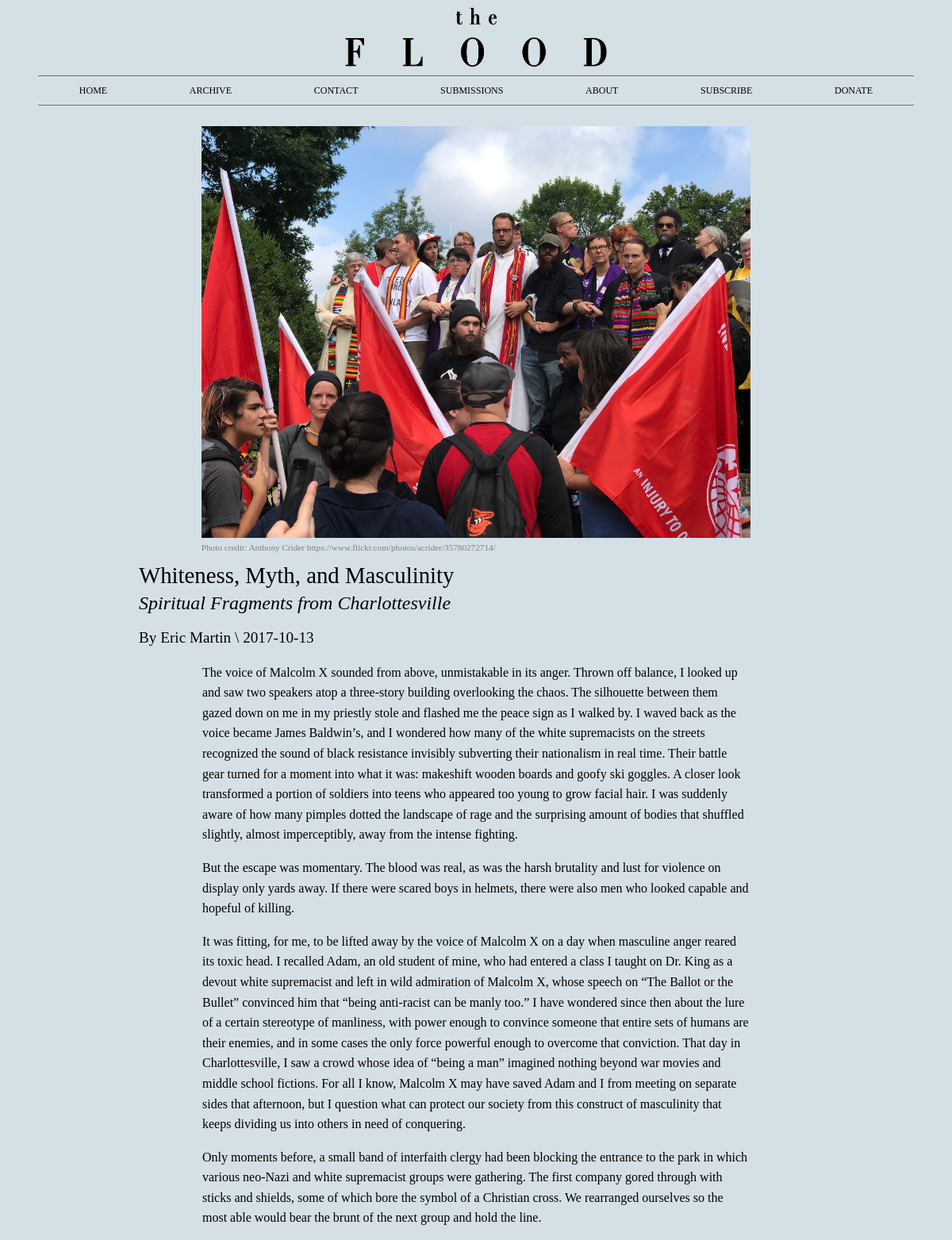
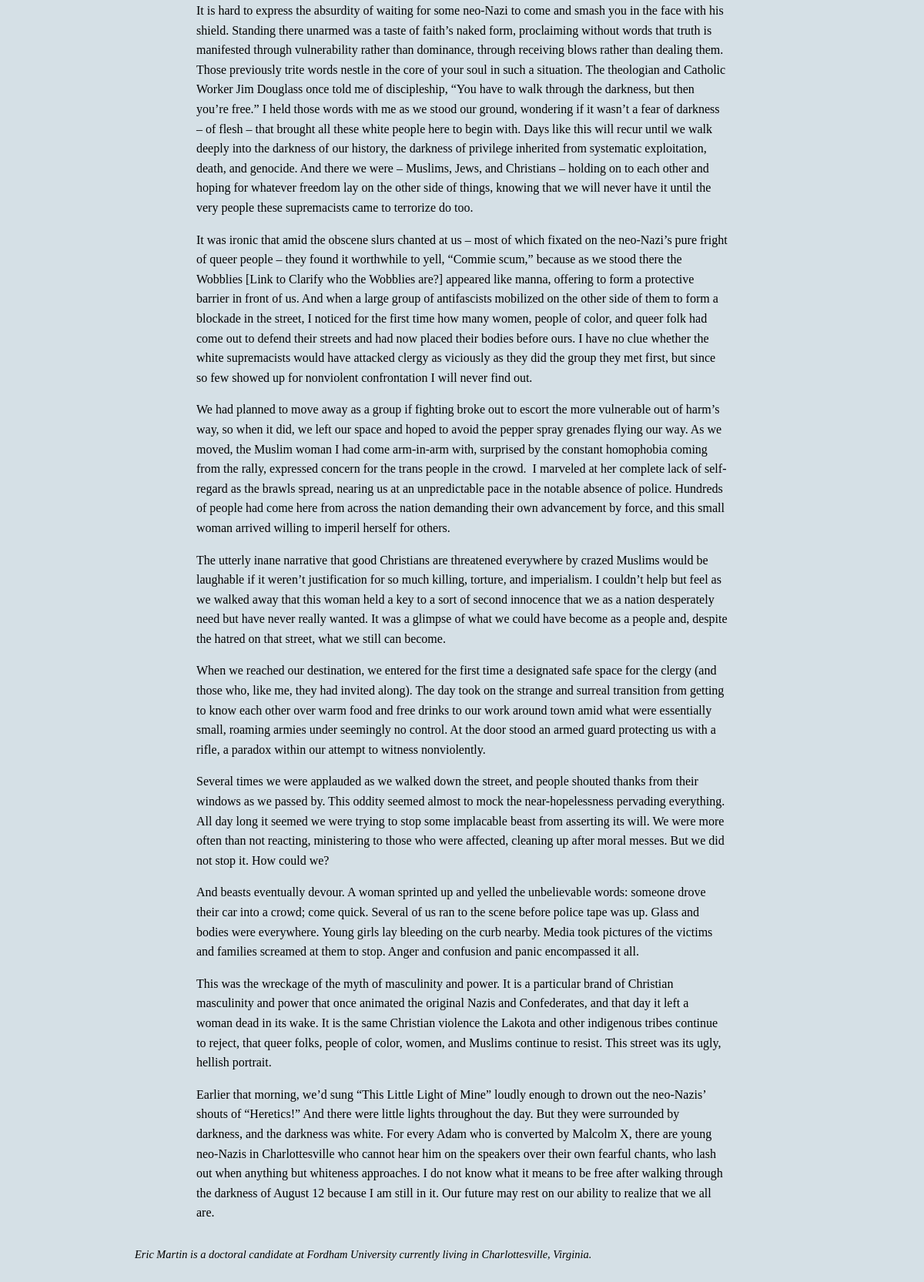
Before: /archive/whiteness-myth-and-masculinity/1 with the older database file (2 pictures, top to bottom).
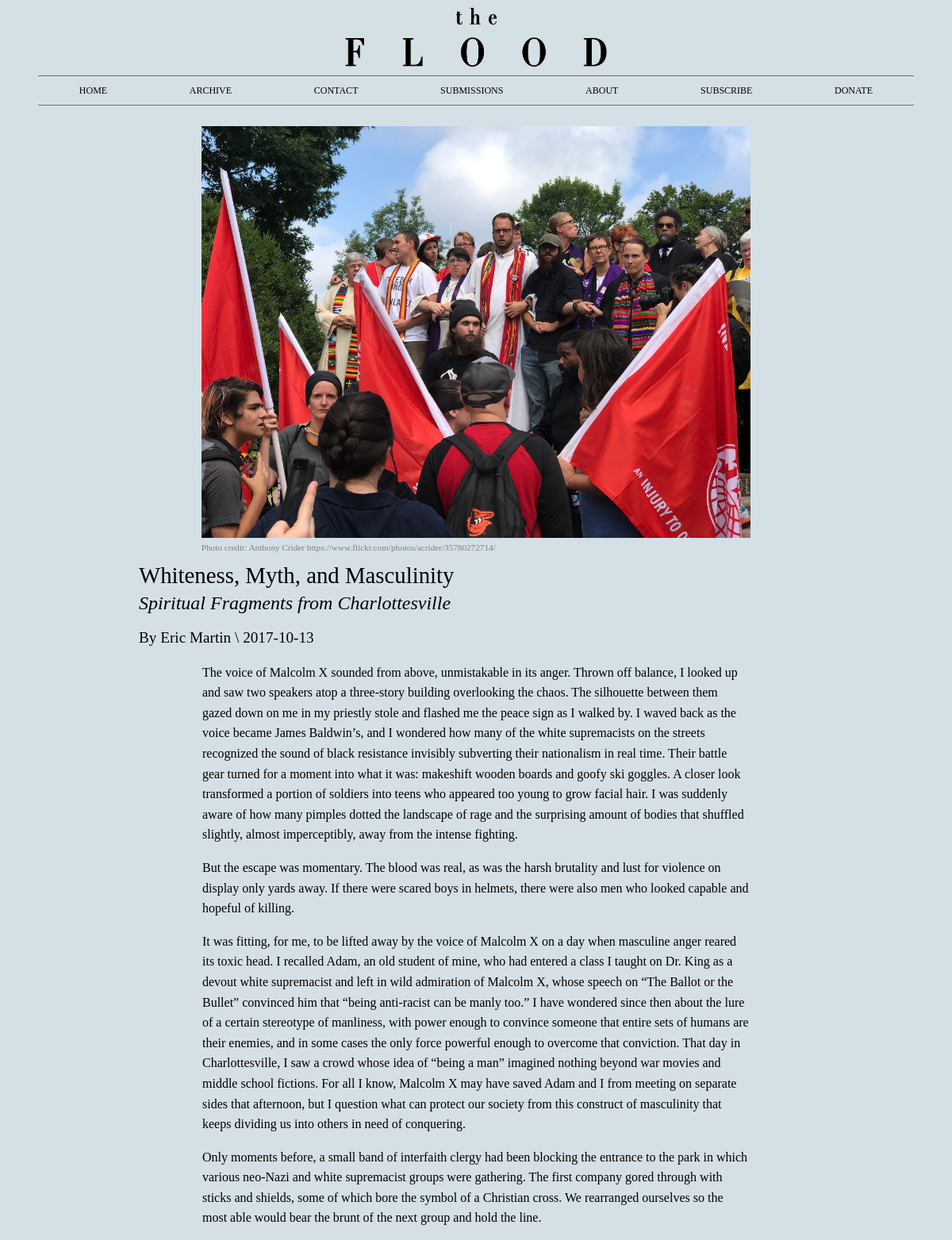
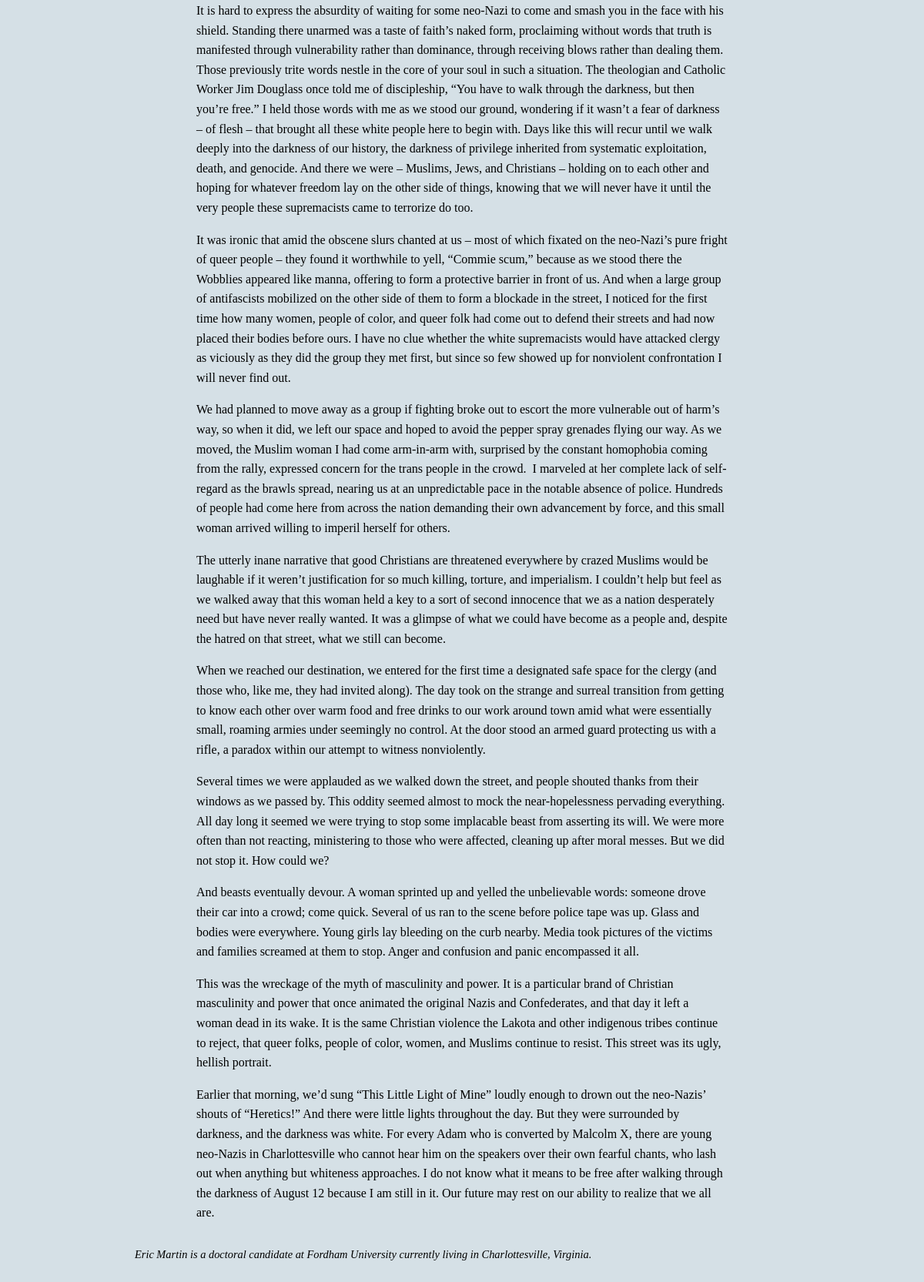
After: the same page with the newer database file (2 pictures, top to bottom).
### database_setup.py (models this page shows, shortened)
class ArticleResource(Base):
    __tablename__ = 'article_resources'
    id = Column(Integer, primary_key=True)
    name = Column(String(255), nullable=False)
    article_id = Column(Integer, ForeignKey('article.id'))
    article = relationship(Article)
    resource_type = Column(String(255), nullable=False)
    is_title_img = Column(Boolean, default=False)
    caption = Column(String(1024))
    resource_location = Column(String(255), nullable=False)

class Article(Base):
    __tablename__ = 'article'
    id = Column(Integer, primary_key=True)
    title = Column(String(1024), nullable=False)
    subtitle = Column(String(1024))
    publish_date = Column(Date, nullable=False, default=today)
    url_desc = Column(String(255), nullable=False)
    html_text = Column(String, nullable=False)
    on_home = Column(Boolean, default=False, index=True)
    featured = Column(Boolean, default=False)
    priority = Column(Integer)
    lead = Column(String)

class Author(Base):
    __tablename__ = 'author'
    id = Column(Integer, primary_key=True)
    name = Column(String(255), nullable=False)
    bio = Column(String)

### floodserver.py (the view)
@app.route('/archive/<string:url_desc>/<int:article_id>')
def showArticle(article_id, url_desc):
    articleToShow = getArticle(article_id)
    image = getTitleImageForArticle(articleToShow.id)
    other_images = getNontitleImagesForArticle(articleToShow.id)
    authors = getAuthorsForArticle(articleToShow.id)
    return render_template(
        'article.html',
        article=articleToShow,
        authors=authors,
        image=image,
        other_images=other_images
    )

### floodserver.py (called while the page is built)
def getArticle(article_id):
    try:
        article = session.query(Article).filter_by(id=article_id).one()
        if article.html_text:
            article.html_text = article.html_text.replace("{{pull:", "}}test:")
        return article
    except:
        return None

def getAuthorsForArticle(article_id):
    authors = session.query(Author).join(ArticleAuthor).filter_by(article_id=article_id).all()
    return authors

def getTitleImageForArticle(article_id):
    try:
        image = session.query(ArticleResource).filter_by(
            article_id=article_id, is_title_img=True
        ).one()
        return image
    except:
        return None

def getNontitleImagesForArticle(article_id):
    try:
        images = session.query(ArticleResource).filter_by(
            article_id=article_id, is_title_img=False
        ).all()
        return images
    except:
        return None

### templates/article.html (shortened to what this page needs)
<!DOCTYPE html>
<html lang="en">
<head>
  <link rel="stylesheet" href="{{url_for('static', filename='styles.css')}}">
  <link rel="stylesheet" href="{{url_for('static', filename='article.css')}}">
</head>
<body>
  {% include 'header.html' %}
  <article>
    {% if image %}
      <section class="header-image">
        <img alt="{{article.title}}" src="{{image.resource_location}}">
        <span class="caption">{{image.caption}}</span>
      </section>
    {% endif %}
    <section class="text">
      <h1>{{article.title}}</h1>
      {% if article.subtitle %}
        <h2>{{article.subtitle}}</h2>
      {% endif %}
      <h3 class="authorAndDate">
        {% if authors %}
          By
          {% for author in authors %}
            {{author.name}} \
          {% endfor %}
        {% endif %}
        {{article.publish_date}}
      </h3>
      <section class="text">
        {{article.html_text|safe}}
      </section>
      <section>
        {% if authors %}
          {% for author in authors %}
            <p class="bio">{{author.bio|safe}}</p>
          {% endfor %}
        {% endif %}
      </section>
    </section>
  </article>
</body>
</html>

### templates/header.html
<!DOCTYPE html>
  <header>
    <a href={{url_for('showHome')}} class="header-title" target="_self">
      <img alt="The Flood" src="/static/images/header.png">
    </a>
    <ul class="nav-bar">
      <li class="home-li"><a href={{url_for('showHome')}} target="_self">Home</a></li>
      <li class="archive-li"><a href={{url_for('showArchive')}} target="_self">Archive</a></li>
      <li class="contact-li"><a href={{url_for('showContact')}} target="_self">Contact</a></li>
      <li class="submissions-li"><a href={{url_for('showSubmissions')}} target="_self">Submissions</a></li>
      <li class="about-li"><a href={{url_for('showAbout')}} target="_self">About</a></li>
      <li class="subscribe-li"><a href={{url_for('showSubscribe')}} target="_self">Subscribe</a></li>
      <li class="donate-li">
        <a href="https://www.patreon.com/thefloodmag" target="_blank">Donate</a>
      </li>
    </ul>
  </header>

### static/styles.css (style rules this page uses)
body * { display: flex; flex-wrap: wrap; }
body { background-color: rgb(213, 224, 230); font-family: 'Droid Serif', serif; }
p { display: block; }
header { display: block; margin: 0 10px; border-bottom: 1px solid rgba(0,0,0,0.5); }
.header-title { display: block; }
.header-title img { width: 90%; max-width: 250px; max-height: 237px; display: block; margin-left: auto; margin-right: auto; }
.nav-bar { list-style-type: none; margin: 10px auto 0 auto; padding: 8px 0 8px 0; width: 100%; border-top: 1px solid rgba(0,0,0,0.5); }
.nav-bar li { margin: 0 auto; width: 100%; }
.nav-bar li a { font: 75%/1 'Droid Serif', serif; color: black; width: 100%; padding: 4px; text-decoration-line: none; text-transform: uppercase; text-align: center; display: block; }
.caption { word-wrap: break-word; font: 70%/1.5 'Droid Serif', serif; color: grey; }
@media screen and (min-width: 600px) { header { margin: 0 40px; } }
@media screen and (min-width: 600px) { a.header-title img { width: 35%; max-width: 600px; } }
@media screen and (min-width: 600px) { .nav-bar li { width: auto; } }
@media screen and (min-width: 1000px) { a.header-title img { width: 30%; max-width: 1017px; } }

### static/article.css (style rules this page uses)
article { margin: 1em 15px; display: block; text-align: center; }
.header-image { display: inline-block; }
.header-image img { max-width: 100%; padding: 10px 0 0 0; display: inline-block; }
.caption { text-align: left; display: block; margin: 0 0 10px 0; }
.text { font: 100%/1.6 'Droid Serif', serif; padding: 0; margin: 0 auto; display: block; text-align: left; }
p { text-align: left; }
h1 { font: 180% 'Droid Serif', serif; margin: 0; }
h2 { font: 150% 'Droid Serif', serif; font-style: italic; margin: 5px 0 0 0; }
h3 { font: 120% 'Droid Serif', serif; }
.bio { font: 90%/1.6 'Droid Serif', serif; font-style: italic; }
a { display: inline; }
@media screen and (min-width: 500px) { .text { padding: 0 40px; } }
@media screen and (min-width:800px) { .text { padding: 0 80px; max-width: 850px; text-align: center; } }
@media screen and (min-width:800px) { .header-image { max-width: 60%; } }

Changed rows visible on the page:
changed Article "Whiteness, Myth, and Masculinity": html_text "…stood there the Wobblies [Link to Clarify who the Wobblies are?] appeared like manna, offering…" → "…stood there the Wobblies appeared like manna, offering…"
